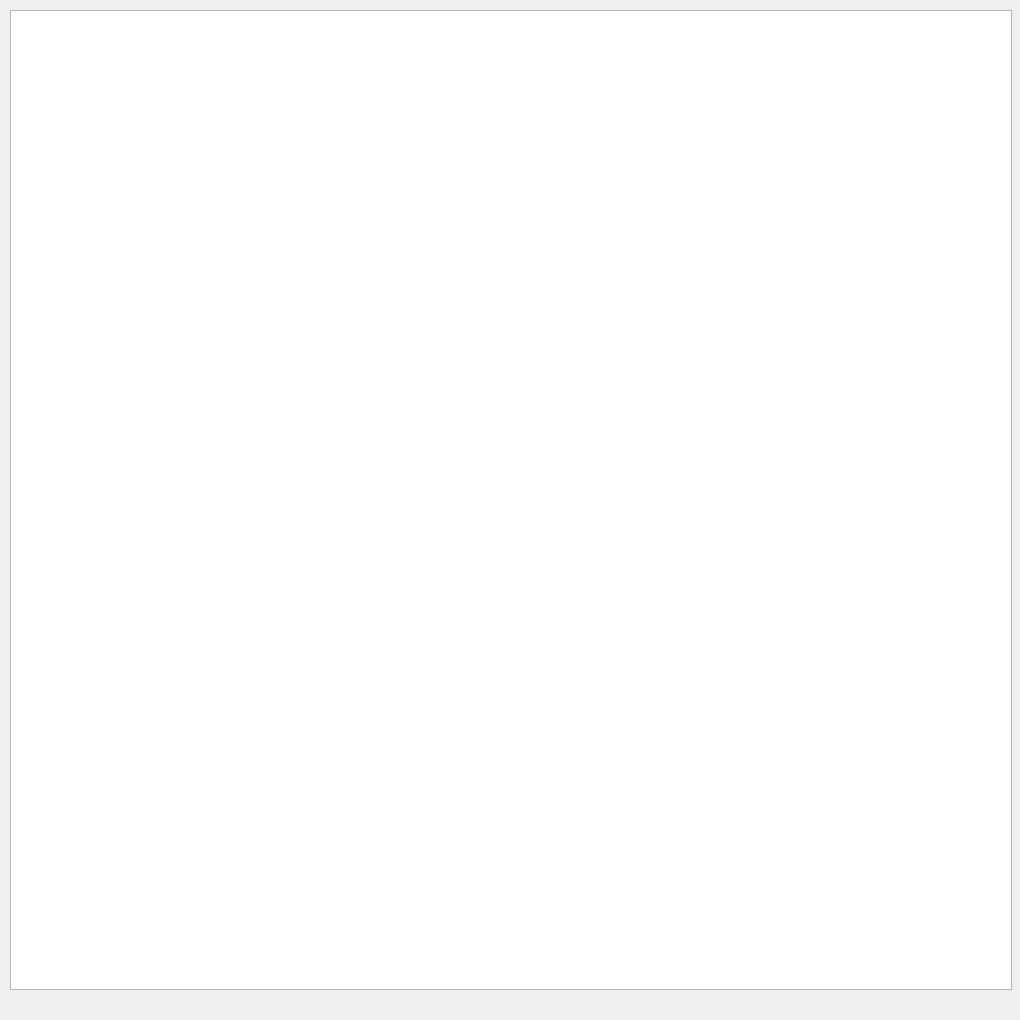
<?xml version="1.0" encoding="UTF-8"?>
<ui version="4.0">
 <class>MainWindow</class>
 <widget class="QMainWindow" name="MainWindow">
  <property name="enabled">
   <bool>true</bool>
  </property>
  <property name="geometry">
   <rect>
    <x>0</x>
    <y>0</y>
    <width>1020</width>
    <height>1020</height>
   </rect>
  </property>
  <property name="sizePolicy">
   <sizepolicy hsizetype="Maximum" vsizetype="Maximum">
    <horstretch>0</horstretch>
    <verstretch>0</verstretch>
   </sizepolicy>
  </property>
  <property name="minimumSize">
   <size>
    <width>1020</width>
    <height>1020</height>
   </size>
  </property>
  <property name="maximumSize">
   <size>
    <width>1020</width>
    <height>1020</height>
   </size>
  </property>
  <property name="windowTitle">
   <string>MainWindow</string>
  </property>
  <widget class="QWidget" name="centralwidget">
   <property name="sizePolicy">
    <sizepolicy hsizetype="Expanding" vsizetype="Expanding">
     <horstretch>0</horstretch>
     <verstretch>0</verstretch>
    </sizepolicy>
   </property>
   <widget class="QLabel" name="label">
    <property name="geometry">
     <rect>
      <x>10</x>
      <y>10</y>
      <width>1002</width>
      <height>980</height>
     </rect>
    </property>
    <property name="text">
     <string/>
    </property>
    <property name="scaledContents">
     <bool>true</bool>
    </property>
   </widget>
   <widget class="QLabel" name="label2">
    <property name="geometry">
     <rect>
      <x>110</x>
      <y>90</y>
      <width>16</width>
      <height>16</height>
     </rect>
    </property>
    <property name="text">
     <string/>
    </property>
    <property name="scaledContents">
     <bool>true</bool>
    </property>
   </widget>
   <widget class="QGraphicsView" name="graphicsView">
    <property name="geometry">
     <rect>
      <x>10</x>
      <y>10</y>
      <width>1002</width>
      <height>980</height>
     </rect>
    </property>
    <property name="verticalScrollBarPolicy">
     <enum>Qt::ScrollBarAlwaysOff</enum>
    </property>
    <property name="horizontalScrollBarPolicy">
     <enum>Qt::ScrollBarAlwaysOff</enum>
    </property>
   </widget>
   <zorder>graphicsView</zorder>
   <zorder>label</zorder>
   <zorder>label2</zorder>
  </widget>
 </widget>
 <resources/>
 <connections/>
</ui>
